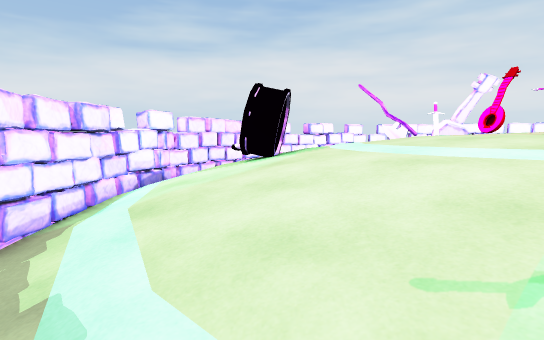
[1] (above)

16 first-person views from a walk through a 3-D level made in the Unity game engine. The camera is 1.5 m above the floor, tilts 6° down and sees 80° across. The floor is counted in squares, 1 m on a side. Each view is taken from the middle of a square. On the plan, view 1 faces up. The plan holds only what a view shows up to about 15 squares ahead; the rest is blank. The place goes on beyond the plan. The player is left out. Some animated figures are not drawn.

[2]
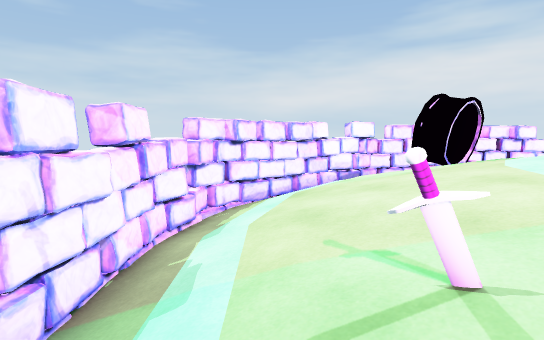

[3]
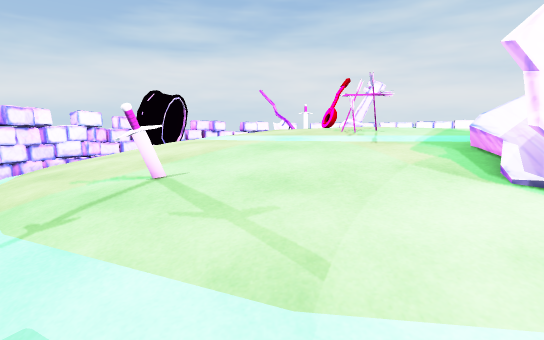

[4]
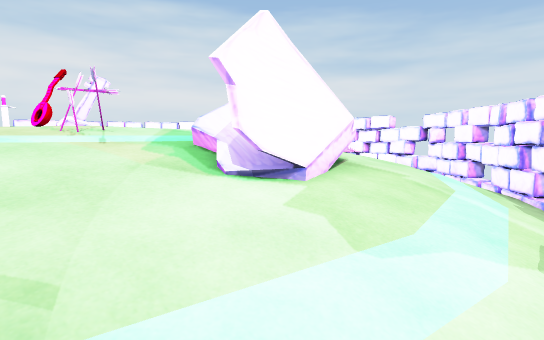

[5]
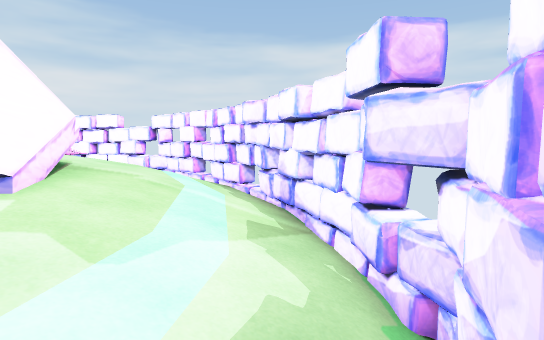

[6]
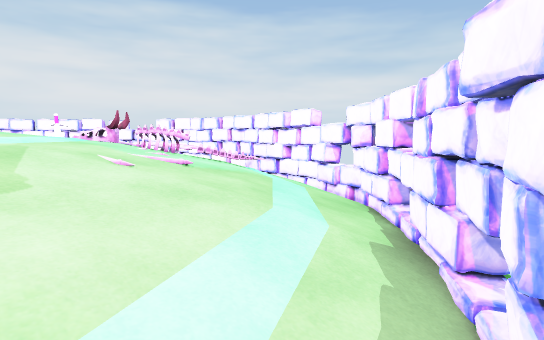

[7]
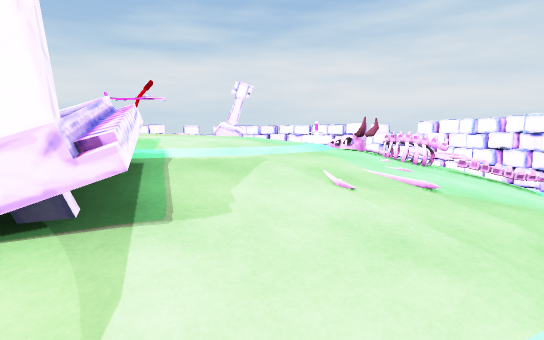

[8]
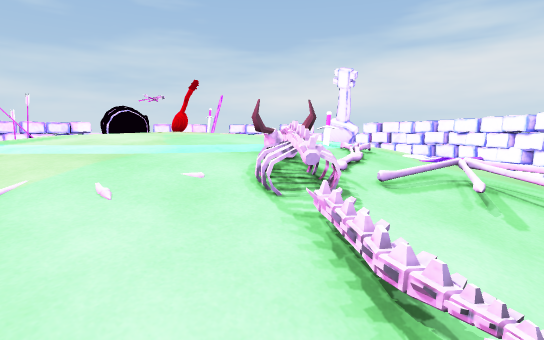

[9]
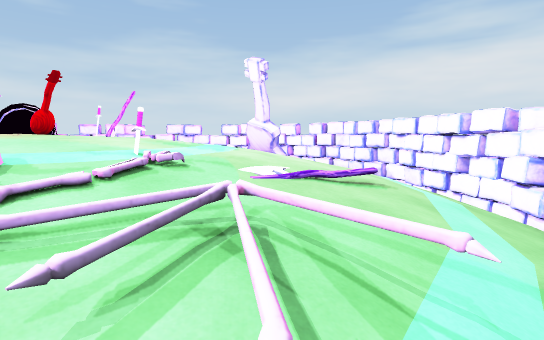

[10]
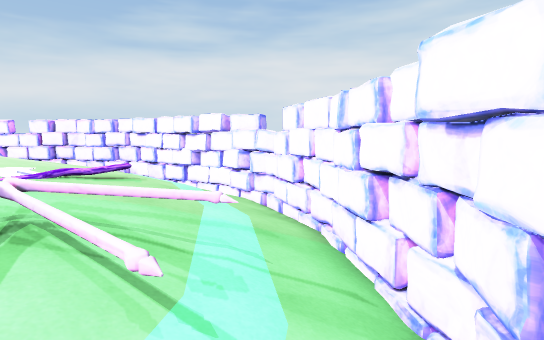

[11]
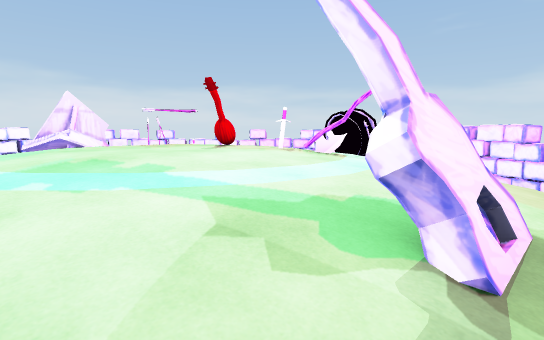

[12]
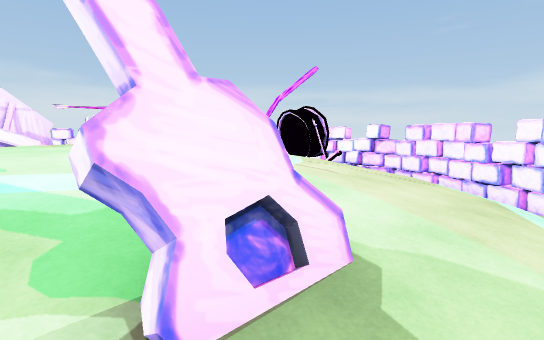

[13]
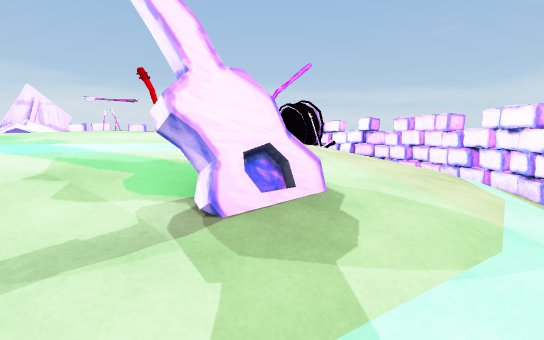

[14]
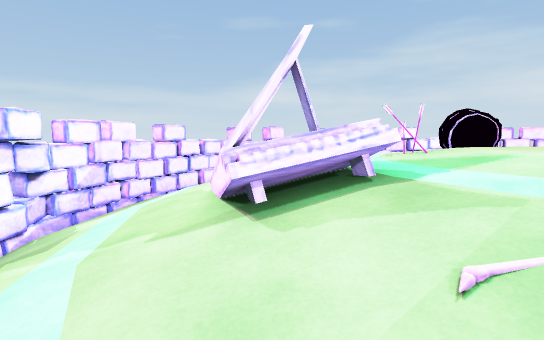

[15]
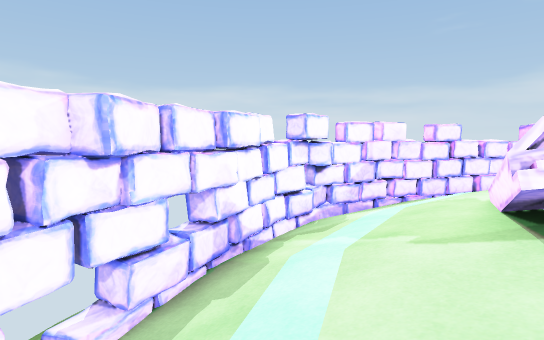

[16]
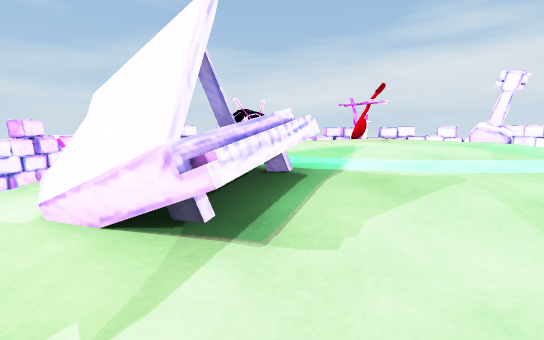

### Floor plan
Key: @ floor where view 1 was taken; # wall or solid block; . main floor; : floor 0.25 m higher than the main floor; - floor 0.25 m lower than the main floor; _ floor 0.5 m lower than the main floor; < floor 0.75 m lower than the main floor; ( floor 1 m lower than the main floor; / step, stairs or slope; = window, fence, low wall or low ledge; O other object.
Columns run from 4 left of view 1 to 19 right of it. Each row starts with its distance up from view 1.
 21           #####
 20              /####
 19          ///// //##
 18     ##///(///((   ###
 17    ##///<<<__<<// //##
 16   ##//<<____OO__ ////##
 15   #//<__-----O-__<////#
 14  ## <__--.....---_<///##
 13  #   _--........--_////#
 12 ##    -.O.::::...-__///#
 11 #/ =#   .O:::::..--_<(/#
 10 # </#-.  :::::::..-_<(/#
  9 #(</#-..::OO::::.O-_///#
  8 #(<_-...:::OO:::../////#
  7 #/<_--..::::O:::./=//(/#
  6 #/<_--..:::::::...==<(/#
  5 #//<_-...:O:::...-_/// #
  4 #///_--...O.....--_<///#
  3 #///<_--....OO.--/_///##
  2 ##///<__---///--/_////##
  1  ##///O___-OOOO__////##
  0   ##@///<__OOO_<////##
 -1    ##/////<<<</////##
 -2     ### ///(/////###
 -3       ##///////####
 -4        ##########

Positions as (right, up) in squares from view 1, and headings:
1: (0, 0), facing up
2: (3, -1), facing up-left
3: (4, -3), facing up
4: (4, -3), facing up-right
5: (4, -3), facing right
6: (10, -3), facing up-right
7: (11, -2), facing up
8: (17, 3), facing up-left
9: (18, 7), facing up-left
10: (18, 6), facing up
11: (12, 17), facing down-left
12: (10, 18), facing down-left
13: (11, 19), facing down-left
14: (14, 1), facing left
15: (14, 1), facing down-left
16: (12, -1), facing up-left
